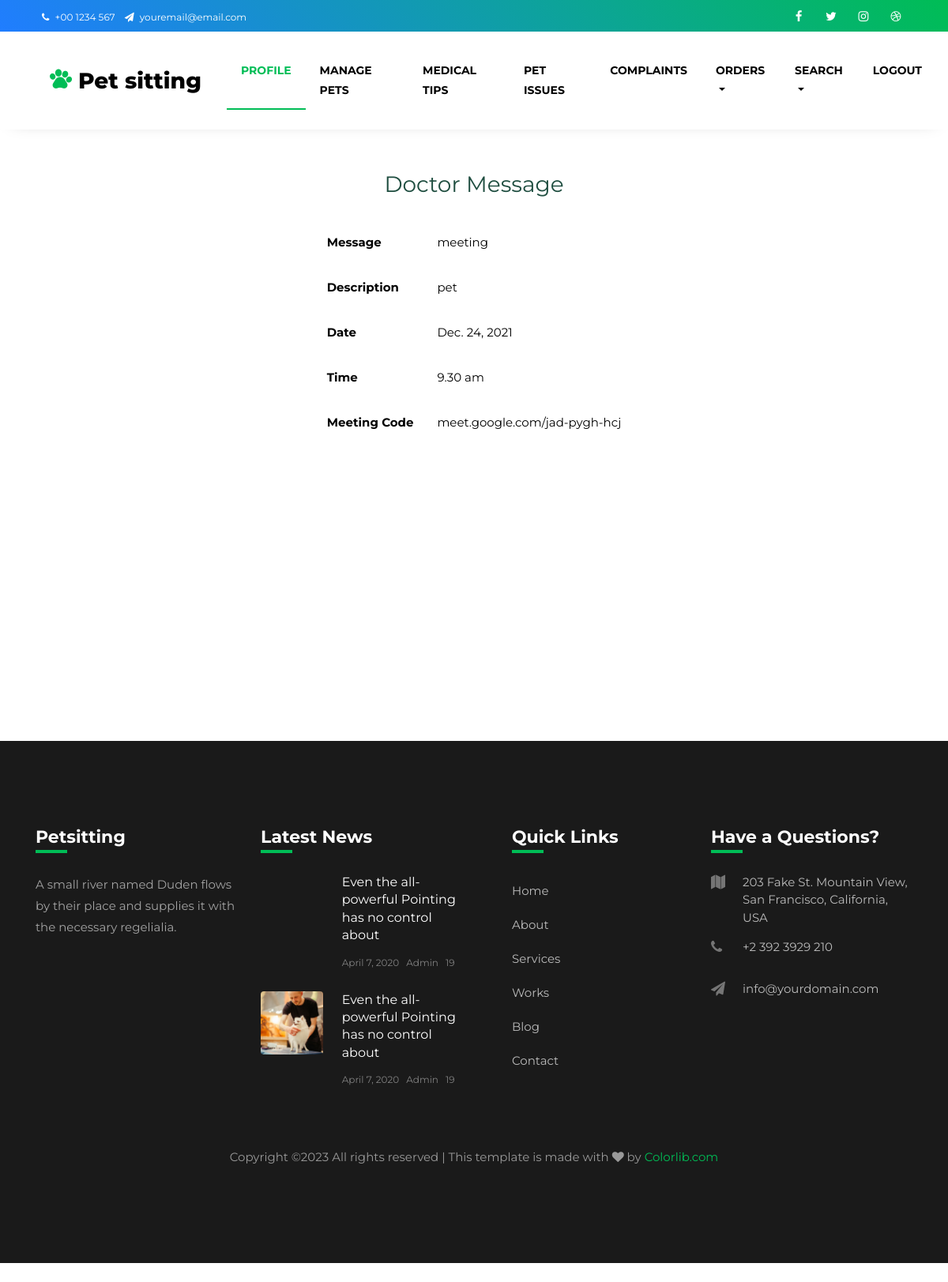
The app's page /petowner/DrMessage/25 with its own data.
### PetOwner/models.py (models this page shows)
class PetDisease(models.Model):
    Disease=models.TextField(null=False)
    Pet=models.ForeignKey(Pet,on_delete=models.CASCADE)
    PetOwner=models.ForeignKey(Customer,on_delete=models.CASCADE)
    Doctor=models.ForeignKey(Doctor,on_delete=models.SET_NULL,null=True)
    Date=models.DateField(auto_now=True)
    DrMessage=models.CharField(max_length=500,null=True)
    DrDesc=models.CharField(max_length=1000,null=True)
    DrDate=models.DateField(null=True)
    DrTime=models.CharField(max_length=10,null=True)
    DrMeetingCode=models.CharField(max_length=1000,null=True)
    Status=models.BooleanField(default=0)
    FeesStatus=models.BooleanField(default=0)
    class Meta:
        ordering=["Status","Date"]

### PetOwner/views.py (the view)
# urls.py: path('DrMessage/<int:pk>',views.DrMessage,name="Drmessage"),
def DrMessage(request,pk):
    issue=PetDisease.objects.get(id=pk)
    return render(request,'PetOwner/DrReply.html',{'issue':issue})

### PetOwner/templates/PetOwner/DrReply.html
{%  extends 'Guest/HeaderOwner.html' %}
{% load static %}
{% block content %}
<center><h3 class="mt-5 mb-4" style="color: rgb(31, 78, 64);">Doctor Message</h3></center>
    <table align="center"  cellpadding=15>
        <tr>
            <td><b>Message</b> </td>
            <td>{{issue.DrMessage}}</td>
        </tr>
        <tr>
            <td><b>Description</b> </td>
            <td>{{issue.DrDesc}}</td>
        </tr>
        <tr>
            <td><b>Date</b> </td>
            <td>{{issue.DrDate}}</td>
        </tr>
        <tr>
            <td><b>Time</b> </td>
            <td>{{issue.DrTime}}</td>
        </tr>
        <tr>
            <td><b>Meeting Code</b> </td>
            <td>{{issue.DrMeetingCode}} </td>
        </tr>
    </table>
    <br><br><br><br><br><br><br><br><br><br><br><br><br>
    {%  include 'Guest/Footer.html' %}
    {% endblock %}

### records on screen
PetDisease: DrMessage "meeting", DrDesc "pet", DrDate "Dec. 24, 2021", DrTime "9.30 am", DrMeetingCode "meet.google.com/jad-pygh-hcj"
